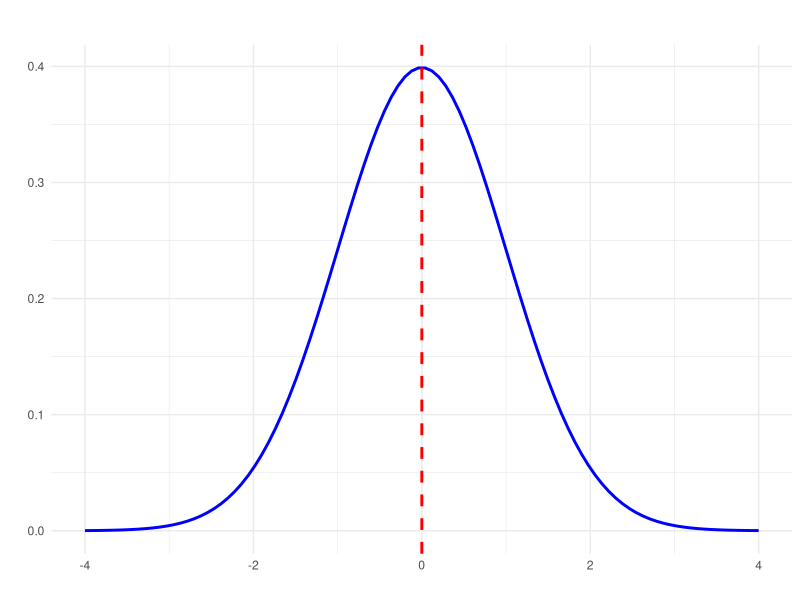
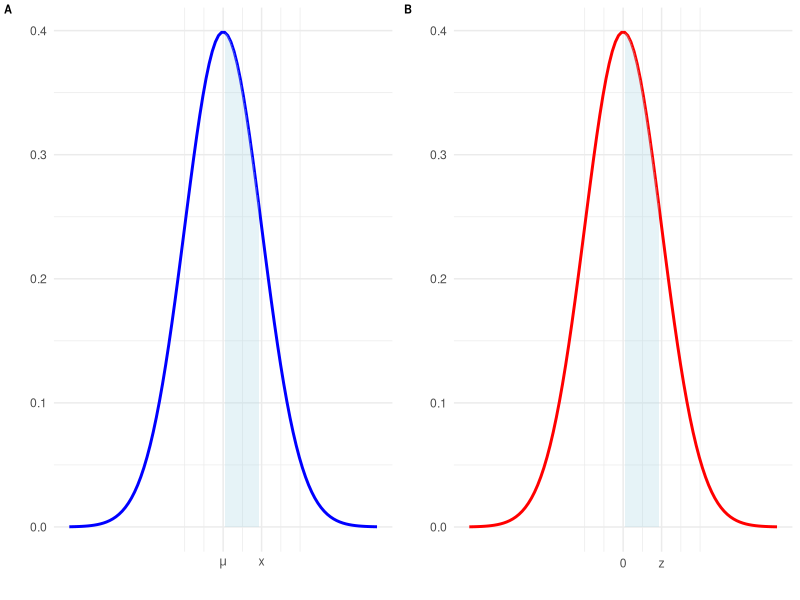
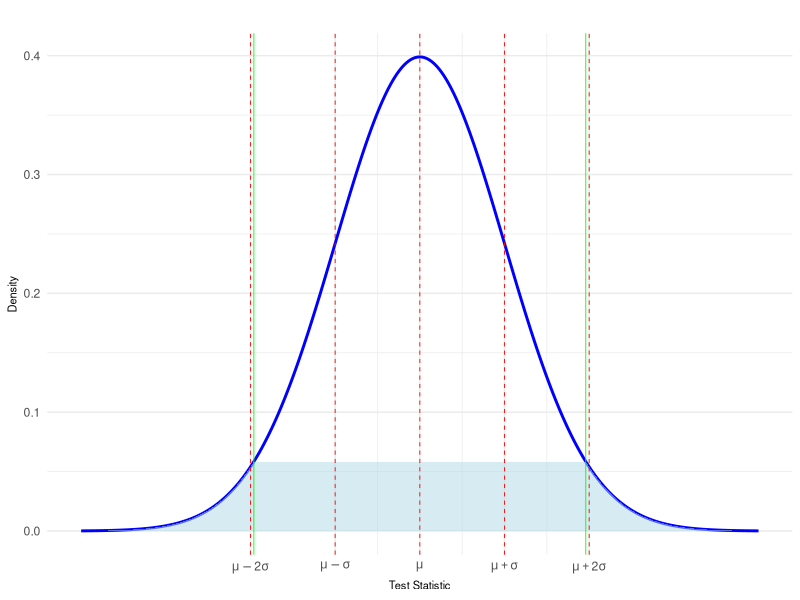
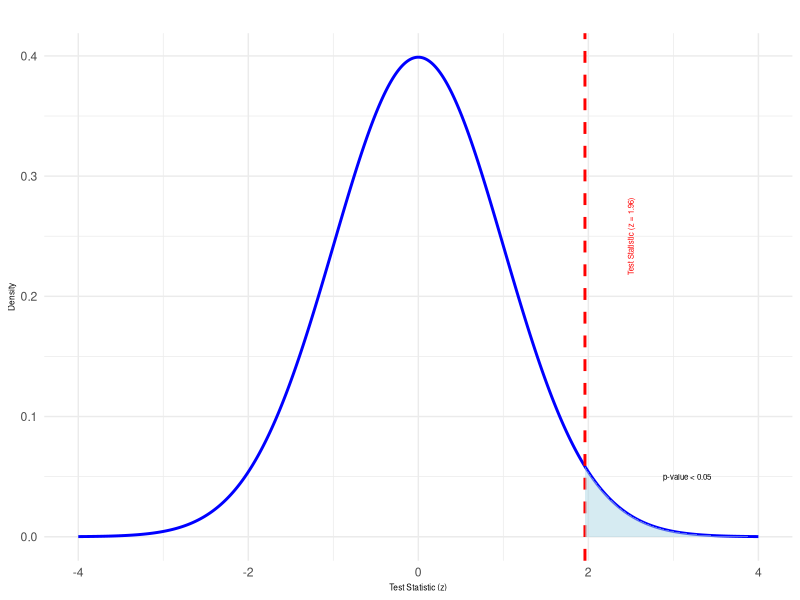

Here is the R script that generated these plots, in order: (Note: this script raises an error after producing the figures.)
## ---- chunk 1
# Load the necessary library
library(ggplot2)
library(dplyr)
# Parameters for the normal distribution
mean <- 0  # Mean 
sd <- 1    # Standard deviation 

# Generate a sequence of x values
x <- seq(-4, 4, length = 100)

# Calculate the density of the normal distribution for each x value
y <- dnorm(x, mean, sd)

# Create a data frame for ggplot
data <- data.frame(x = x, y = y)

# Plot the normal distribution
ggplot(data, aes(x = x, y = y)) +
  geom_line(color = "blue", size = 1) +
  geom_vline(xintercept = mean, linetype = "dashed", color = "red", size = 1) +
  labs(title = "", subtitle = expression(paste("")),x = "", y = "") +
  theme(axis.text.y = element_blank(), # Remove y-axis numbers
      #  axis.ticks.y = element_blank(), # Remove y-axis ticks
        axis.title.y = element_blank()) +# Remove y-axis title
  theme_minimal()

## ---- chunk 2
# Load necessary libraries
library(ggplot2)
library(cowplot)

# Define standard deviation and mean
mu <- 2
sd <- 1

# Create a data frame for the first plot (normal distribution centered at mu)
x_vals <- seq(mu - 4 * sd, mu + 4 * sd, length.out = 100)
dist1 <- dnorm(x_vals, mean = mu, sd = sd)
data1 <- data.frame(x = x_vals, y = dist1)

# Create a data frame for the second plot (normal distribution centered at 0)
x_vals2 <- seq(-4 * sd, 4 * sd, length.out = 100)
dist2 <- dnorm(x_vals2, mean = 0, sd = sd)
data2 <- data.frame(x = x_vals2, y = dist2)

# First plot: Normal distribution with mean mu
plot1 <- ggplot(data1, aes(x = x, y = y)) +
  geom_line(color = "blue", size = 1) +             # Plot the line
  geom_ribbon(data = subset(data1, x >= mu & x <= mu + sd), aes(ymin = 0, ymax = y), fill = "lightblue", alpha = 0.3) + # Fill light blue from mu to 1 SD
  labs(x = "", y = "") +
  scale_x_continuous(breaks = c(mu, mu + sd), labels = c(expression(mu), "x")) + # Label x-axis with mu and x at mu + 1 SD
  theme_minimal() +
  theme(axis.title.x = element_text(size = 14),axis.title.y = element_text(size = 14)
  )

# Second plot: Normal distribution with mean 0
plot2 <- ggplot(data2, aes(x = x, y = y)) +
  geom_line(color = "red", size = 1) +              # Plot the line
  geom_ribbon(data = subset(data2, x >= 0 & x <= 0 + sd), aes(ymin = 0, ymax = y), fill = "lightblue", alpha = 0.3) + # Fill light blue from 0 to 1 SD
  labs(x = "", y = "") +
  scale_x_continuous(breaks = c(0, 0 + sd), labels = c("0", "z")) + # Label x-axis with 0 and z at 1 SD
  theme_minimal() +
  theme(axis.title.x = element_text(size = 14), axis.title.y = element_text(size = 14)
  )

# Combine the two plots side by side
combined_plot <- plot_grid(plot1, plot2, labels = c("A", "B"), label_size = 8)

# Display the combined plot
print(combined_plot)

## ---- chunk 3
cat("$$t = \\frac{\\bar{X_1} - \\bar{X_2}}{\\sqrt{\\frac{s_1^2}{n_1} + \\frac{s_2^2}{n_2}}}$$")

## ---- chunk 4
cat("$$t = \\frac{\\bar{D}}{\\frac{s_D}{\\sqrt{n}}}$$")
## ---- chunk 5
cat("$$z = \\frac{\\bar{X} - \\mu}{\\frac{\\sigma}{\\sqrt{n}}}$$")
## ---- chunk 6
cat("$$F = \\frac{MST}{MSE}$$")
## ---- chunk 7
cat("$$r = \\frac{\\sum (x_i - \\bar{x})(y_i - \\bar{y})}{\\sqrt{\\sum (x_i - \\bar{x})^2 \\sum (y_i - \\bar{y})^2}}$$")
## ---- chunk 8
library(ggplot2)

# Define mean, standard deviation, and critical value for p < 0.05 (two-tailed)
mean <- 0  # Mean under the null hypothesis
sd <- 1    # Standard deviation for the standard normal distribution
test_stat <- 1.5  # Example of an observed test statistic

# Critical values for p < 0.05 in a two-tailed test (1.96 standard deviations)
critical_value <- qnorm(0.975, mean, sd)

# Create a sequence of x values for the plot
x_vals <- seq(mean - 4 * sd, mean + 4 * sd, length.out = 1000)

# Calculate the density (y-values) for the normal distribution
y_vals <- dnorm(x_vals, mean = mean, sd = sd)

# Create a data frame for plotting
data <- data.frame(x = x_vals, y = y_vals)

# Plot the normal distribution
ggplot(data, aes(x = x, y = y)) +
  geom_line(color = "blue", size = 1) +  # Plot the normal distribution curve
  geom_ribbon(data = subset(data, x <= -critical_value | x >= critical_value), 
              aes(ymin = 0, ymax = y), fill = "lightblue", alpha = 0.5) +  # Shade area beyond critical values
  geom_vline(xintercept = c(mean, mean + sd, mean - sd, mean + 2 * sd, mean - 2 * sd), 
             linetype = "dashed", color = "red", size = 0.3) +
  geom_vline(xintercept = c(-critical_value, critical_value), 
             color = "green", linetype = "solid", size = 0.3) +  # Lines for critical values
  scale_x_continuous(breaks = c(mean, mean - sd, mean + sd, mean - 2 * sd, mean + 2 * sd),
                     labels = c(expression(mu), expression(mu - sigma), expression(mu + sigma),
                                expression(mu - 2 * sigma), expression(mu + 2 * sigma))) +  # Label x-axis with mean and SDs
  labs(title = "", 
       x = "Test Statistic", 
       y = "Density") +
  theme_minimal() +
  theme(axis.title.x = element_text(size = 8),
        axis.title.y = element_text(size = 8),
        plot.title = element_text(hjust = 0.5))
## ---- chunk 9
# Load necessary libraries
library(ggplot2)

# Define mean, standard deviation, and observed test statistic
mean <- 0  # Mean of the standard normal distribution (under null hypothesis)
sd <- 1    # Standard deviation of the standard normal distribution
test_stat <- 1.96  # Example test statistic for a 95% confidence level (for significance level of 0.05)

# Create a sequence of x values for the plot
x_vals <- seq(mean - 4 * sd, mean + 4 * sd, length.out = 1000)

# Calculate the density (y-values) for the normal distribution
y_vals <- dnorm(x_vals, mean = mean, sd = sd)

# Create a data frame for plotting
data <- data.frame(x = x_vals, y = y_vals)

# Plot the normal distribution
ggplot(data, aes(x = x, y = y)) +
  geom_line(color = "blue", size = 1) +  # Plot the normal distribution curve
  geom_vline(xintercept = test_stat, color = "red", linetype = "dashed", size = 1) +  # Mark the test statistic (1.96)
  geom_ribbon(data = subset(data, x >= test_stat), aes(ymin = 0, ymax = y), fill = "lightblue", alpha = 0.5) +  # Shade area beyond test statistic (p-value)
  labs(title = "", x = "Test Statistic (z)", y = "Density") +
  annotate("text", x = 2.5, y = 0.25, label = "Test Statistic (z = 1.96)", color = "red", angle = 90, size=2) +
  annotate("text", x = test_stat + 1.2, y = 0.05, label = "p-value < 0.05", color = "black", size = 2) +
  theme_minimal() +
  theme(
    axis.title.x = element_text(size = 6),
    axis.title.y = element_text(size = 6),
    plot.title = element_text(hjust = 0.5)
  )

## ---- chunk 10
knitr::include_graphics("figs/plot1.png")
## ---- chunk 11
knitr::include_graphics("figs/fisher.png")
## ---- chunk 12
knitr::include_graphics("figs/criticalregion.png")
## ---- chunk 13
knitr::include_graphics("figs/plot2.png")
## ---- chunk 14
knitr::include_graphics("figs/significance.png")
## ---- chunk 15
knitr::include_graphics("figs/pregnant.jpg")
## ---- chunk 16
# Create a data frame for the standard normal distribution
df <- data.frame(x = seq(-4, 4, length.out = 1000))
df$y <- dnorm(df$x)

# Plot 1: P(X < z)
z1 <- 1  # Example Z-score
p1 <- ggplot(df, aes(x = x, y = y)) +
  geom_line() +
  geom_area(data = subset(df, x < z1), aes(x = x, y = y), fill = "blue", alpha = 0.3) +
  geom_vline(xintercept = z1, linetype = "dashed", color = "red") +
  labs(title = "P(X < z)", x = "Z-score", y = "") +
  theme_minimal()+
  theme(plot.title = element_text(size = 5),
        axis.title.x = element_blank(),
        axis.title.y = element_text(size = 8),
        axis.text.y = element_text(size = 4),
        axis.text.x = element_text(size = 4))  # Adjust title size here

# Plot 2: P(X > z)
z2 <- 1  # Example Z-score
p2 <- ggplot(df, aes(x = x, y = y)) +
  geom_line() +
  geom_area(data = subset(df, x > z2), aes(x = x, y = y), fill = "blue", alpha = 0.3) +
  geom_vline(xintercept = z2, linetype = "dashed", color = "red") +
  labs(title = "P(X > z)", x = "Z-score", y = "") +
  theme_minimal()+
  theme(plot.title = element_text(size = 5),
        axis.title.y = element_text(size = 8),
        axis.title.x = element_blank(),
        axis.text.y = element_text(size = 4),
        axis.text.x = element_text(size = 4))  # Adjust title size here

# Plot 3: P(z1 < X < z2)
z1 <- -1  # Example Z-score 1
z2 <- 1    # Example Z-score 2
p3 <- ggplot(df, aes(x = x, y = y)) +
  geom_line() +
  geom_area(data = subset(df, x > z1 & x < z2), aes(x = x, y = y), fill = "blue", alpha = 0.3) +
  geom_vline(xintercept = c(z1, z2), linetype = "dashed", color = "red") +
  labs(title = "P(z1 < X < z2)", x = "Z-score", y = "") +
  theme_minimal()+
  theme(plot.title = element_text(size = 5),
        axis.title.y = element_text(size = 8),
        axis.title.x = element_text(size = 8),
        axis.text.y = element_text(size = 4),
        axis.text.x = element_text(size = 4))  # Adjust title size here

# Arrange the plots in a grid
library(gridExtra)
grid.arrange(p1, p2, p3, ncol = 1)
## ---- chunk 17
# Create data for the normal distribution
z_values <- seq(-3, 3, length.out = 100)
y_values <- dnorm(z_values)

# Create a data frame
data <- data.frame(z = z_values, density = y_values)

# Plot the normal distribution and shade the area below z = 0.76
ggplot(data, aes(x = z, y = density)) +
  geom_line() +
  geom_area(data = filter(data, z <= 0.76), fill = "blue", alpha = 0.5) +
  geom_vline(xintercept = 0.76, linetype = "dashed", color = "red") +
  annotate("text", x = 2, y = 0.05, label = "P(z < 0.76)", color = "blue", size = 4) +
  labs(title = "", x = "Z-score", y = "Density") + theme_minimal()

## ---- chunk 18
# Calculate the cumulative 
# probability for z = 0.76
z_score <- 0.76
p_value <- pnorm(z_score)
# Convert to percentage
percent_area <- p_value * 100
percent_area
## ---- chunk 19
# Create data for the normal distribution
z_values <- seq(-3, 3, length.out = 100)
y_values <- dnorm(z_values)

# Create a data frame
data <- data.frame(z = z_values, density = y_values)

# Plot the normal distribution and shade the area below z = 0.76
ggplot(data, aes(x = z, y = density)) +
  geom_line() +
  geom_area(data = filter(data, z <= 0.76), fill = "blue", alpha = 0.5) +
  geom_vline(xintercept = 0.76, linetype = "dashed", color = "red") +
  annotate("text", x = 2, y = 0.05, label = "P(z < 0.76)", color = "blue", size = 4) +
  labs(title = "",
       x = "Z-score",
       y = "Density") +
  theme_minimal()

## ---- chunk 20
# Calculate the z-score for the upper 5%
p_value <- 0.95
z_score <- qnorm(p_value)

# Create data for the normal distribution
z_values <- seq(-3, 3, length.out = 100)
y_values <- dnorm(z_values)

# Create a data frame
data <- data.frame(z = z_values, density = y_values)

# Plot the normal distribution and shade the area above the z-score
ggplot(data, aes(x = z, y = density)) +
  geom_line() +
  geom_area(data = filter(data, z >= z_score), fill = "blue", alpha = 0.5) +
  geom_vline(xintercept = z_score, linetype = "dashed", color = "red") +
  annotate("text", x = z_score + 0, y = 0.05, label = "z where:\n P>z = 0.05", color = "red", size = 4) +
  labs(title = "", x = "Z-score", y = "Density") + theme_minimal()

## ---- chunk 21
# Calculate the z-score for 
# the upper 5% (0.95 cumulative 
# probability)
p_value <- 0.95
z_score <- qnorm(p_value)
# Print the result
z_score
## ---- chunk 22
# Calculate the z-score for the upper 5%
p_value <- 0.95
z_score <- qnorm(p_value)

# Create data for the normal distribution
z_values <- seq(-3, 3, length.out = 100)
y_values <- dnorm(z_values)

# Create a data frame
data <- data.frame(z = z_values, density = y_values)

# Plot the normal distribution and shade the area above the z-score
ggplot(data, aes(x = z, y = density)) +
  geom_line() +
  geom_area(data = filter(data, z >= z_score), fill = "blue", alpha = 0.5) +
  geom_vline(xintercept = z_score, linetype = "dashed", color = "red") +
  annotate("text", x = z_score + 0, y = 0.05, label = "z where:\n P>z = 0.05", color = "red", size = 4) +
  labs(title = "", x = "Z-score", y = "Density") + theme_minimal()

## ---- chunk 23
# Parameters for the normal distribution
mean <- 100
sd <- 15

# Values to find the probability between
low_value <- 100
high_value <- 115

# Calculate the z-scores
z_low <- (low_value - mean) / sd
z_high <- (high_value - mean) / sd

# Calculate the probabilities using pnorm
p_low <- pnorm(z_low)
p_high <- pnorm(z_high)

# Probability of falling between 100 and 115
probability <- p_high - p_low

# Print the probability
print(paste("Probability of falling between 100 and 115:", round(probability, 4)))

# Create data for the normal distribution
x_values <- seq(mean - 4*sd, mean + 4*sd, length.out = 100)
y_values <- dnorm(x_values, mean, sd)

# Create a data frame
data <- data.frame(x = x_values, density = y_values)

# Plot the normal distribution and shade the area between 100 and 115
ggplot(data, aes(x = x, y = density)) +
  geom_line() +
  geom_area(data = filter(data, x >= low_value & x <= high_value), fill = "blue", alpha = 0.5) +
  geom_vline(xintercept = low_value, linetype = "dashed", color = "red") +
  geom_vline(xintercept = high_value, linetype = "dashed", color = "red") +
  labs(title = "", x = "Score", y = "Density") + theme_minimal()
## ---- chunk 24
# Parameters
mean <- 100
sd <- 15
# Values
low_value <- 100
high_value <- 115

# Calculate the z-scores
z_low <- (low_value-mean)/sd
z_high <- (high_value-mean)/sd
## ---- chunk 25
# Parameters for the normal distribution
mean <- 100
sd <- 15

# Values to find the probability between
low_value <- 100
high_value <- 115

# Calculate the z-scores
z_low <- (low_value - mean) / sd
z_high <- (high_value - mean) / sd

# Calculate the probabilities using pnorm
p_low <- pnorm(z_low)
p_high <- pnorm(z_high)

# Probability of falling between 100 and 115
probability <- p_high - p_low

# Print the probability
print(paste("Probability of falling between 100 and 115:", round(probability, 4)))

# Create data for the normal distribution
x_values <- seq(mean - 4*sd, mean + 4*sd, length.out = 100)
y_values <- dnorm(x_values, mean, sd)

# Create a data frame
data <- data.frame(x = x_values, density = y_values)

# Plot the normal distribution and shade the area between 100 and 115
ggplot(data, aes(x = x, y = density)) +
  geom_line() +
  geom_area(data = filter(data, x >= low_value & x <= high_value), fill = "blue", alpha = 0.5) +
  geom_vline(xintercept = low_value, linetype = "dashed", color = "red") +
  geom_vline(xintercept = high_value, linetype = "dashed", color = "red") +
  labs(title = "", x = "Score", y = "Density") + theme_minimal()
## ---- chunk 26
# Find the probabilities
p_low <- pnorm(z_low)
p_high <- pnorm(z_high)

# Probability of falling 
# between 100 and 115
probability <- p_high - p_low
probability
## ---- chunk 27
# Parameters for the normal distribution
mean <- 100
sd <- 15

# Values to find the probability between
low_value <- 100
high_value <- 115

# Calculate the z-scores
z_low <- (low_value - mean) / sd
z_high <- (high_value - mean) / sd

# Calculate the probabilities using pnorm
p_low <- pnorm(z_low)
p_high <- pnorm(z_high)

# Probability of falling between 100 and 115
probability <- p_high - p_low

# Print the probability
print(paste("Probability of falling between 100 and 115:", round(probability, 4)))

# Create data for the normal distribution
x_values <- seq(mean - 4*sd, mean + 4*sd, length.out = 100)
y_values <- dnorm(x_values, mean, sd)

# Create a data frame
data <- data.frame(x = x_values, density = y_values)

# Plot the normal distribution and shade the area between 100 and 115
ggplot(data, aes(x = x, y = density)) +
  geom_line() +
  geom_area(data = filter(data, x >= low_value & x <= high_value), fill = "blue", alpha = 0.5) +
  geom_vline(xintercept = low_value, linetype = "dashed", color = "red") +
  geom_vline(xintercept = high_value, linetype = "dashed", color = "red") +
  labs(title = "", x = "Score", y = "Density") + theme_minimal()
## ---- chunk 28
# Load necessary libraries
library(ggplot2)

# Given values
mean_lifespan <- 15.7
sd_lifespan <- 1.6
age_allison_cat <- 18

# Define the Z-score
z_score <- (age_allison_cat - mean_lifespan) / sd_lifespan

# Generate a sequence of x-values (ages) covering the normal distribution
x_values <- seq(mean_lifespan - 4 * sd_lifespan, mean_lifespan + 4 * sd_lifespan, length = 1000)

# Calculate the density for each x-value
density <- dnorm(x_values, mean = mean_lifespan, sd = sd_lifespan)

# Create a data frame for ggplot
df <- data.frame(x = x_values, density = density)

# Define the critical Z-score for shading
shade_df <- df[df$x >= age_allison_cat, ]

# Plot the normal distribution with the shaded area for P(X > 18)
ggplot(df, aes(x = x, y = density)) +
  geom_line(color = "blue", size = 1) +  # Plot the normal distribution
  geom_area(data = shade_df, aes(x = x, y = density), fill = "red", alpha = 0.4) +  # Shade the area P(X > 18)
  geom_vline(xintercept = age_allison_cat, linetype = "dashed", color = "black") +  # Add a dashed line at Allison's cat's age
  labs(title = "Probability of a Cat Living to be as Old as Allison's Cat",
       subtitle = paste0("Mean = 15.7, SD = 1.6, Age = ", age_allison_cat),
       x = "Cat's Age",
       y = "Density") +
  theme(plot.title = element_text(size = 4)) + 
  theme_minimal()
## ---- chunk 29
# Given values
mean_lifespan <- 15.7
sd_lifespan <- 1.6
age_allison_cat <- 18
# Calculate Z-score
z_score <- (age_allison_cat - mean_lifespan) / sd_lifespan
# Find the probability that a cat lives longer than 18 years
probability <- 1 - pnorm(z_score)
probability
## ---- chunk 30
# Given values
mean_lifespan <- 15.7
sd_lifespan <- 1.6
age_allison_cat <- 18
# Calculate Z-score
z_score <- (age_allison_cat - mean_lifespan) / sd_lifespan
# Find the probability that a cat lives longer than 18 years
probability <- 1 - pnorm(z_score)
probability
## ---- chunk 31
# Parameters
mean <- 0.6
sd <- 0.2
# Threshold 4 lead remediation
threshold <- 1
# Calculate the z-score for the threshold
z_score<-(threshold-mean)/sd
# Calculate the proportion of 
#buildings above the threshold
threshold<-1-pnorm(z_score)
threshold
